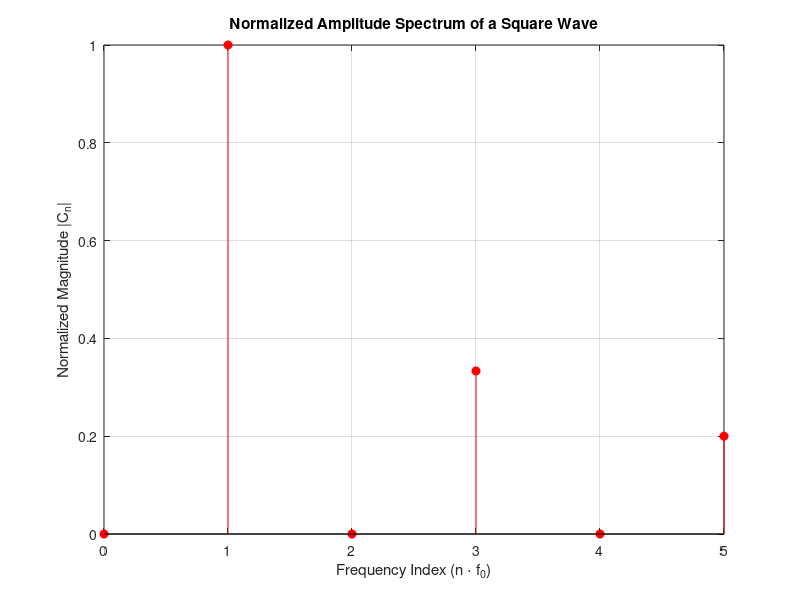

MATLAB code to generate this figure:
%% PRACTICE 6.8. Complex Fourier Series of a Square Wave

clc; clear all; close all;
% Prompt user for the number of frequency components to analyze:
num_components = input('Enter the number of frequency components to consider: ');
% Define the discrete frequency axis (from -n to n):
f_axis = -num_components:1:num_components; 
Ymax = 1; % Peak signal amplitude
% Initialize the vector for Complex Fourier Coefficients (Cn):
Cn = zeros(1, length(f_axis));
% Compute Complex Fourier Coefficients (Cn) iteratively:
for n = -num_components:1:num_components
    if n == 0
        % DC component (average value) for a bipolar square wave is zero:
        Cn(num_components + n + 1) = 0;
    else
        % Implementation of the derived analytical formula for Cn:
        Cn(num_components + n + 1) = ((-1j * Ymax) / (n * pi)) * (1 - (-1)^n);
    end
end
% Compute the Magnitude Spectrum (Absolute value of complex coefficients):
magnitude = abs(Cn); 
% Normalize the spectrum for relative amplitude analysis:
normalized_magnitude = magnitude / max(magnitude);
% Visualization of the Discrete Amplitude Spectrum:
stem(f_axis, normalized_magnitude, 'r', 'filled');
grid on;
title('Normalized Amplitude Spectrum of a Square Wave');
xlabel('Frequency Index (n \cdot f_0)');
ylabel('Normalized Magnitude |C_n|');
% Adjust view to show only the positive frequency range:
xlim([0 num_components]);
